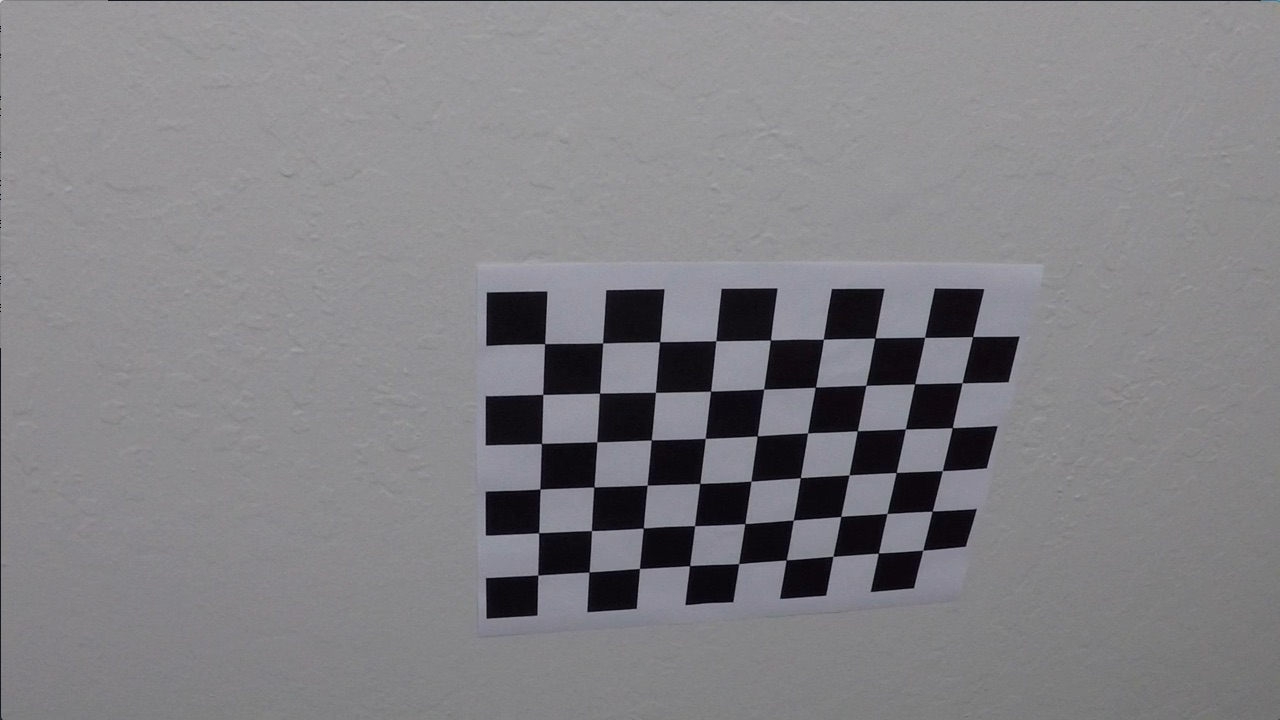
#> input picture camera_cal/calibration10.jpg, 1280 x 720 px; its folder holds only this picture in this run
$ jupyter execute --allow-errors 'Advance Lane Detection.ipynb'   (shell and % lines are left out)   (older library calls are emulated)
#> lines starting #> are read from the running program, lines starting #| are printed output that depends on the picture; after the words box and inside, x2 and y2 are one past the last pixel; in counts of white or black regions, pixels touching at a corner belong together
# Advance Lane Detection

# Step1 : Camera Calibration

[cell 1]
import numpy as np
import cv2
import glob
import matplotlib.pyplot as plt
import pickle
#%matplotlib qt

##### Define Placeholder(s) & Load Calibration Images

[cell 2]
# Prepare object points required for calibration, like (0,0,0), (1,0,0), (2,0,0) ....,(6,5,0)
# Samples Size: 9x6
objp = np.zeros((6*9,3), np.float32)
objp[:,:2] = np.mgrid[0:9, 0:6].T.reshape(-1,2)

#Print Object Point
print ("Object Points As Follows",objp)

# Arrays to store object points and image points from all the images.
objpoints = [] # 3d points in real world space
imgpoints = [] # 2d points in image plane.

# Make a list of calibration images
images = glob.glob('camera_cal/calib*.jpg')

##### Step through the images and search for chessboard corners.

[cell 3]
# Step through the list and search for chessboard corners
i=0
plt.figure(figsize=(12,12))
for idx, fname in enumerate(images):
    img = cv2.imread(fname)
#> img is the input picture: shape (720, 1280, 3); mean B, G, R 133.1, 129.4, 130.2
    gray = cv2.cvtColor(img, cv2.COLOR_BGR2GRAY) #BGR2GRAY as imread is opencv and not matplot

    # Find the chessboard corners
    ret, corners = cv2.findChessboardCorners(gray, (9,6), None)
#> ret = True; corners = 54 rows, first 8: [545.3, 343.1], [602.7, 342.8], [660.1, 341.3], [715.8, 340.7], [770.6, 340], [823.5, 339.2], [874.3, 338.5], [925.1, 337.4]

    # If found, add object points, image points
    if ret == True:
        objpoints.append(objp)
        imgpoints.append(corners)
        # Draw and display the corners
        i+=1
        img = cv2.drawChessboardCorners(img, (9,6), corners, ret)
        plt.subplot(5, 6, i)
        plt.axis('off')
        plt.imshow(img)


## Sample Code for seperate modal windows
#cv2.imshow('img', img)
#cv2.waitKey(500)
#cv2.destroyAllWindows()

# Step 2 - Write Helper Functions
##### Calibration,Undistort, Gradient (Sobel, Magnitude, Directional, S Channel), Perspective Change(Warp), Lane Finding, Polynomail Fit & Visualizations

[cell 4]
# CALIBRATE GENERTE CAMERA SETTINGS, PERSIST THEM TO HELP UNDISTORT IMAGES
def calibrate():
    print ("********* CALIBRATION STARTING ...")
    # Retrieve Image Size to be used for deriving coefficients
    img = cv2.imread('camera_cal/calibration1.jpg')
    img_size = (img.shape[1], img.shape[0])

    # Do camera calibration given object points and image points & retrieve coefficients
    ret, mtx, dist, rvecs, tvecs = cv2.calibrateCamera(objpoints, imgpoints, img_size, None,None)

    # Save the camera calibration result for later use (we won't worry about rvecs / tvecs)
    dist_pickle = {}
    dist_pickle["mtx"] = mtx
    dist_pickle["dist"] = dist
    pickle.dump(dist_pickle, open("camera_cal/calibration_results/calibration_dist.p", "wb" ))

    #Test Calibration on one sample image
    print ("Testing One Sample Image ensuring it is working fine... ")
    udt = cv2.undistort(img, mtx, dist, None, mtx)
    f, (ax1, ax2) = plt.subplots(1, 2, figsize=(20,10))
    ax1.imshow(img, cmap="gray")
    ax1.set_title('Original Image', fontsize=30)
    ax2.imshow(udt)
    ax2.set_title('Undistorted Image', fontsize=30)
    plt.subplots_adjust(left=0., right=1, top=0.9, bottom=0.)

    print ("********* CALIBRATION COMPLETED AND COEFFICIENTS STORED **********")

# UNDISTORT MULTIPLE IMAGES GIVEN SOURCE AND DESTINATION LOCATIONS TO READ AND WRITE FROM
# [16 lines left out: function undistortAll, not called in this run]

# UNDISTORT ONE IMAGE AT A TIME, RECEIVES INPUT AS IMAGE AND RETURN UNDISTORTED IMAGE
def undistort(image):
        cam_meta = pickle.load(open("camera_cal/calibration_results/calibration_dist.p", "rb"))
        mtx, dist = cam_meta['mtx'], cam_meta['dist']
        undst = cv2.undistort(image, mtx, dist, None, mtx)
        return undst

# APPLY SOBEL GRADIENT AND THERSHOLD: INPUT - IMAGE, ORIENTATION, KERNEL SIZE, THRESHOLD, OUTPUT - OPTIMIZED IMAGE
def abs_sobel_thresh(image_gray, orient='x', sobel_kernel=3, thresh=(0, 255)):
    # Calculate directional gradient
    if orient == 'x':
        sobel=cv2.Sobel(image_gray, cv2.CV_64F, 1, 0, ksize=sobel_kernel)
    if orient == 'y':
        sobel=cv2.Sobel(image_gray, cv2.CV_64F, 0, 1, ksize=sobel_kernel)

    #Absolute of Sobel
    abs_sobel= np.absolute(sobel)

    #Rescale back to 8 bit integer
    scaled_sobel = np.uint8(255*abs_sobel/np.max(abs_sobel))

    # Create placeholder
    grad_binary = np.zeros_like(scaled_sobel)

    # Apply threshold
    grad_binary[(scaled_sobel >= thresh[0]) & (scaled_sobel <= thresh[1])] = 1

    return grad_binary

# APPLY GRADIENT MAGNITUDE TO SOBEL GRADIENT AND THERSHOLD: INPUT - IMAGE, KERNEL SIZE, THRESHOLD
# OUTPUT - OPTIMIZED IMAGE
def mag_thresh(image, sobel_kernel=3, thresh=(0, 255)):
    # Calculate directional gradient
    sobelx=cv2.Sobel(image, cv2.CV_64F, 1, 0, ksize=sobel_kernel)
    sobely=cv2.Sobel(image, cv2.CV_64F, 0, 1, ksize=sobel_kernel)

    #Magnitude of Gradient
    gradmag= np.sqrt(sobelx**2 + sobely**2)

    #Rescale back to 8 bit integer
    scaled_factor = np.max(gradmag)/255
    gradmag = (gradmag/scaled_factor).astype(np.uint8)

    # Create placeholder
    mag_binary = np.zeros_like(gradmag)

    # Apply threshold
    mag_binary[(gradmag >= thresh[0]) & (gradmag <= thresh[1])] = 1

    return mag_binary

# APPLY DIRECTIONAL GRADIENT TO SOBEL GRADIENT AND THERSHOLD: INPUT - IMAGE, KERNEL SIZE, THRESHOLD
# OUTPUT - OPTIMIZED IMAGE
def dir_threshold(image, sobel_kernel=3, thresh=(0, np.pi/2)):
    # Calculate directional gradient
    sobelx=cv2.Sobel(image, cv2.CV_64F, 1, 0, ksize=sobel_kernel)
    sobely=cv2.Sobel(image, cv2.CV_64F, 0, 1, ksize=sobel_kernel)

    #Absolute of Gradient
    absgraddir= np.arctan2(np.absolute(sobely), np.absolute(sobelx))

    #Rescale back to 8 bit integer
    scaled_factor = np.max(absgraddir)/255
    scaled_absgraddir = (absgraddir/scaled_factor).astype(np.uint8)

    # Create placeholder
    dir_binary = np.zeros_like(scaled_absgraddir)

    # Apply threshold
    dir_binary[(scaled_absgraddir >= thresh[0]) & (scaled_absgraddir <= thresh[1])] = 1

    return dir_binary

# APPLY PERSPECTIVE ADJUSTMENT: INPUT - IMAGE, SOURCE COORDINATES, DESTINATION COORDINATES
# OUTPUT - INVERSE COEFFICENTS & OPTIMIZED IMAGE
def warp (image, src, dst):
        M = cv2.getPerspectiveTransform(src, dst)
        # e) use cv2.warpPerspective() to warp your image to a top-down view
        Minv = cv2.getPerspectiveTransform(dst, src)
        warped_img = cv2.warpPerspective(image, M, (image.shape[1], image.shape[0]), flags=cv2.INTER_LINEAR)
        return Minv, warped_img

# APPLY COLOR GRADIENT TO S CHANNEL AND THERSHOLD: INPUT - IMAGE, THRESHOLD
# OUTPUT - OPTIMIZED IMAGE
def color_threshold(img, thresh):
    # 1) Convert to HLS color space
    hls_img = cv2.cvtColor(img, cv2.COLOR_RGB2HLS)
    # 2) Apply a threshold to the S channel
    s_channel = hls_img[:,:,2]
    binary_output = np.zeros_like(s_channel)
    binary_output[(s_channel > thresh[0]) & (s_channel <= thresh[1])] = 1
    return binary_output

# FIND LANE LEFT(X.Y) AND RIGHT(X,Y) COORDINATES - INPUT: WARPED & GRADIENT OPTIMIZED IMAGE
# OUTPUT: LEFT(X.Y) AND RIGHT(X,Y)
def lane_finding(binary_warped):
    # Take a histogram of the bottom half of the image
    histogram = np.sum(binary_warped[binary_warped.shape[0]/2:,:], axis=0)
    # Create an output image to draw on and  visualize the result
    out_img = np.dstack((binary_warped, binary_warped, binary_warped))*255
    # Find the peak of the left and right halves of the histogram
    # These will be the starting point for the left and right lines
    midpoint = np.int(histogram.shape[0]/2)
    leftx_base = np.argmax(histogram[:midpoint])
    rightx_base = np.argmax(histogram[midpoint:]) + midpoint

    # Choose the number of sliding windows
    nwindows = 15
    # Set height of windows
    window_height = np.int(binary_warped.shape[0]/nwindows)
    # Identify the x and y positions of all nonzero pixels in the image
    nonzero = binary_warped.nonzero()
    nonzeroy = np.array(nonzero[0])
    nonzerox = np.array(nonzero[1])
    # Current positions to be updated for each window
    leftx_current = leftx_base
    rightx_current = rightx_base
    # Set the width of the windows +/- margin
    margin = 50
    # Set minimum number of pixels found to recenter window
    minpix = 50
    # Create empty lists to receive left and right lane pixel indices
    left_lane_inds = []
    right_lane_inds = []

    # Step through the windows one by one
    for window in range(nwindows):
        # Identify window boundaries in x and y (and right and left)
        win_y_low = binary_warped.shape[0] - (window+1)*window_height
        win_y_high = binary_warped.shape[0] - window*window_height
        win_xleft_low = leftx_current - margin
        win_xleft_high = leftx_current + margin
        win_xright_low = rightx_current - margin
        win_xright_high = rightx_current + margin
        # Draw the windows on the visualization image
        cv2.rectangle(out_img,(win_xleft_low,win_y_low),(win_xleft_high,win_y_high),(0,255,0), 2)
        cv2.rectangle(out_img,(win_xright_low,win_y_low),(win_xright_high,win_y_high),(0,255,0), 2)
        # Identify the nonzero pixels in x and y within the window
        good_left_inds = ((nonzeroy >= win_y_low) & (nonzeroy < win_y_high) & (nonzerox >= win_xleft_low) & (nonzerox < win_xleft_high)).nonzero()[0]
        good_right_inds = ((nonzeroy >= win_y_low) & (nonzeroy < win_y_high) & (nonzerox >= win_xright_low) & (nonzerox < win_xright_high)).nonzero()[0]
        # Append these indices to the lists
        left_lane_inds.append(good_left_inds)
        right_lane_inds.append(good_right_inds)
        # If you found > minpix pixels, recenter next window on their mean position
        if len(good_left_inds) > minpix:
            leftx_current = np.int(np.mean(nonzerox[good_left_inds]))
        if len(good_right_inds) > minpix:
            rightx_current = np.int(np.mean(nonzerox[good_right_inds]))

    # Concatenate the arrays of indices
    left_lane_inds = np.concatenate(left_lane_inds)
    right_lane_inds = np.concatenate(right_lane_inds)

    # Extract left and right line pixel positions
    leftx = nonzerox[left_lane_inds]
    lefty = nonzeroy[left_lane_inds]
    rightx = nonzerox[right_lane_inds]
    righty = nonzeroy[right_lane_inds]

    return leftx, lefty, rightx, righty

# HELPER FUNCTION TO APPLY POLYFIT, INPUT: WARPED IMAGE, LEFT(X,Y), RIGHT(X,Y)
# OUTPUT: PLOT AREA, LEFT BLENDED AND RIGHT BLENDED
# [95 lines left out: functions poly_fit, curvature, offset, visualization, not called in this run]

# STEP 3 - DEFINE PIPELINE

1. APPLY GRADIENT THRESHOLD USING SOBEL, MAGNITUDE, DIRECTIONAL  -- [ COMBINE ALL ]
2. APPLY COLOR SPACE TO S CHANNEL, COMBINE GRADIENT AND COLOR CHANNEL OUTPUT
3. PERSPECTIVE TRANSFORM
4. LANE DETECTION
5. POLYFIT LANE LINES & LANE PLOT AREA
6. FIND CURVATURES
7. VISUALIZE RESULTS OVER ORIGINAL IMAGE

[cell 5]
#DEFINE PIPLEINE AS ARTICULATED ABOVE

def pipeline(image):

    #Call Un-Distort if requested
    image = undistort(image)

    #Generate Grasyscale of Images
    image_gray = cv2.cvtColor(image, cv2.COLOR_BGR2GRAY)
    #plt.imshow(image_gray, cmap='gray')

    #Sabel Derivative Gradient on X Orientation
    gradx = abs_sobel_thresh(image_gray, orient='x', sobel_kernel=11, thresh=(30, 150))
    #plt.imshow(gradx, cmap='gray')

    #Sabel Derivative Gradient on Y Orientation
    grady = abs_sobel_thresh(image_gray, orient='y', sobel_kernel=11, thresh=(30, 200))
    #plt.imshow(grady, cmap='gray')

    #Magnitude of Gradient
    gradmag = mag_thresh(image_gray, sobel_kernel=11, thresh=(30, 150))
    #plt.imshow(gradmag, cmap='gray')

    #Direction of Gradient
    graddir = dir_threshold(image_gray, sobel_kernel=21, thresh=(100, 180))
    #plt.imshow(graddir, cmap='gray')

    #Combine Various Gradient(s)
    combined_gradient = np.zeros_like(graddir)
    combined_gradient[((gradx == 1) & (grady == 1)) | ((gradmag == 1) & (graddir == 1))] = 1
    #plt.imshow(combined_gradient, cmap='gray')

    #Color Gradient for S Channel
    grad_s = color_threshold(image, thresh=(80, 255))

    #Combine Gradient Binary with Color Binary
    combined = np.zeros_like(grad_s)
    combined[(grad_s == 1) | (combined_gradient == 1)] = 1
    #plt.imshow(combined, cmap='gray')

    #Apply Perspectice Transform (DON'T HARDCODE VALUES, APPARENTLY IT FAIL BADLY)
    img_size = (image.shape[1], image.shape[0])
    src = np.float32([[(img_size[0] / 2) - 55, img_size[1] / 2 + 100],
    [((img_size[0] / 6) - 10), img_size[1]],
    [(img_size[0] * 5 / 6) + 60, img_size[1]],
    [(img_size[0] / 2 + 55), img_size[1] / 2 + 100]])

    dst = np.float32([[(img_size[0] / 4), 0],
    [(img_size[0] / 4), img_size[1]],
    [(img_size[0] * 3 / 4), img_size[1]],
    [(img_size[0] * 3 / 4), 0]])
    Minv, warp_img = warp(combined, src, dst)

    #plt.imshow(combined, cmap='gray')

    #Lane Finding (Return Coordinates Found)
    leftx, lefty, rightx, righty = lane_finding(warp_img)

    #Ployfit Based on the coordinates from the Lane Finding Routine
    ploty, left_fitx, right_fitx = poly_fit(warp_img, leftx, lefty, rightx, righty)

    #Find Curves based on the polyfit & lane finding routines
    left_curverad, right_curverad = curvature(ploty, leftx, lefty, rightx, righty)

    #Visualize Lane Lines, Plot Area and Informational Text
    image_with_overlay = visualization(warp_img, ploty, left_fitx, right_fitx, Minv, image, left_curverad, right_curverad)

    return image_with_overlay

### As a good programmer, let's some basic tests before running all samples...

#> (a cell that did not finish here is left out)

[cell 7]
# Test rest of the helper functions with their outputs
import matplotlib.image as mpimg

print("***** As a good programmer, let's some basic tests before running all samples... *****")
print()

# Retrieve Test Image
image = mpimg.imread('test_images/test3.jpg')
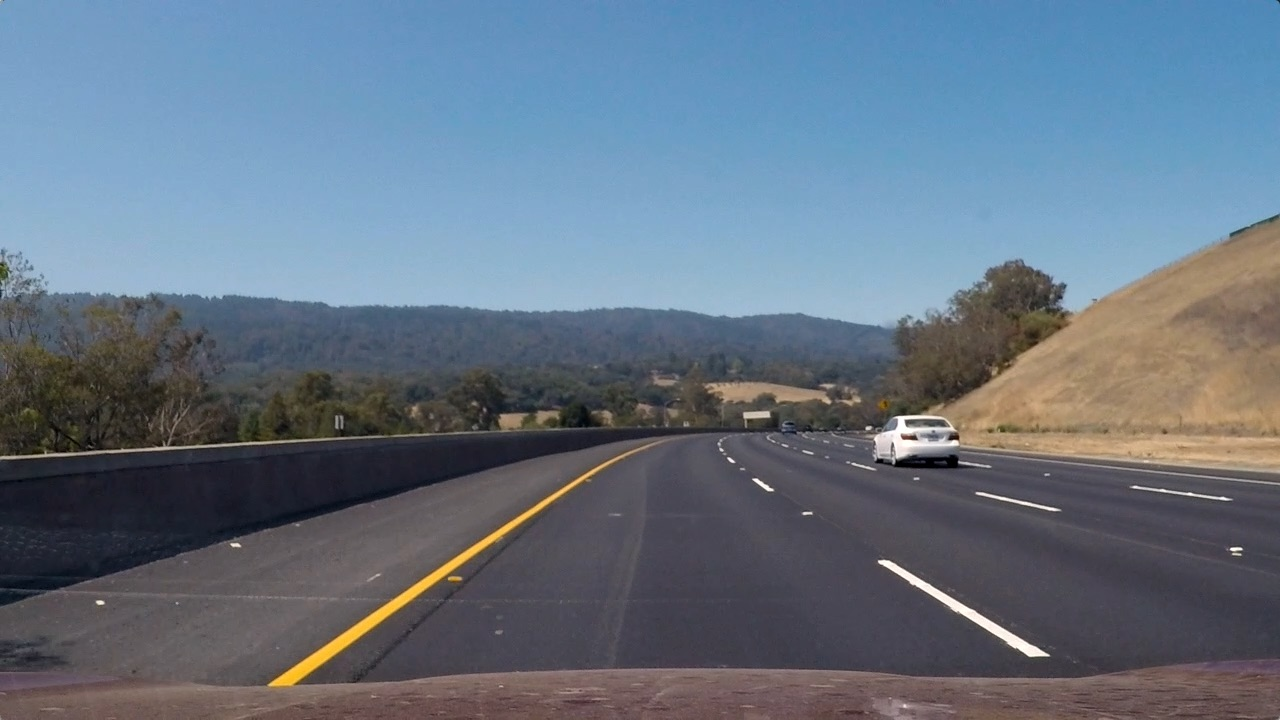
#> input picture test_images/test3.jpg, 1280 x 720 px
#> image is the input picture: shape (720, 1280, 3); mean R, G, B 101.1, 115.3, 130.7

f, axes = plt.subplots(4, 4, figsize=(20,10))

axes[0,0].imshow(image)
axes[0,0].set_title('Original Image', fontsize=15)
axes[0,0].axis('off')

#Generate Grasyscale of Images
image_gray = cv2.cvtColor(image, cv2.COLOR_BGR2GRAY)
axes[0,1].imshow(image_gray, cmap='gray')
axes[0,1].set_title('Graycsale Image', fontsize=15)
axes[0,1].axis('off')

#Generate Grasyscale of Images
image_gray = cv2.cvtColor(image, cv2.COLOR_BGR2GRAY)
axes[0,1].imshow(image_gray, cmap='gray')
axes[0,1].set_title('Graycsale Image', fontsize=15)
axes[0,1].axis('off')

#Sobel Derivative Gradient on X Orientation
gradx = abs_sobel_thresh(image_gray, orient='x', sobel_kernel=11, thresh=(30, 150))
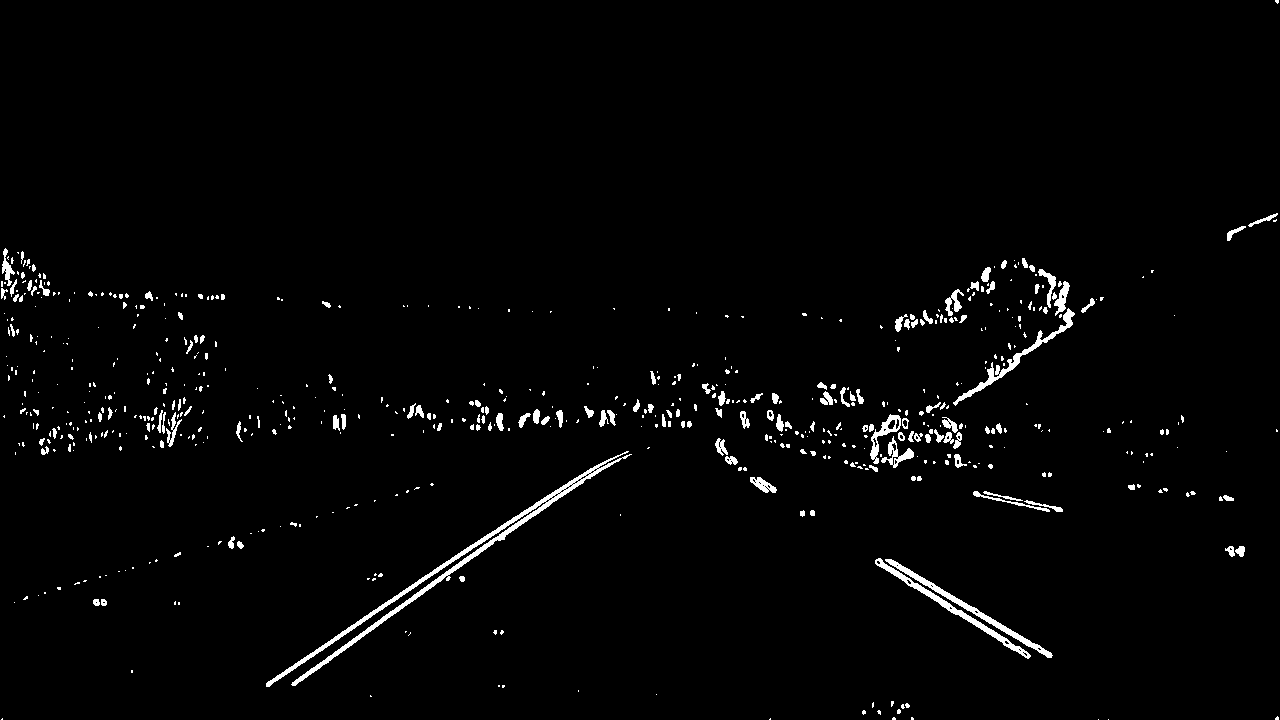
#> gradx: shape (720, 1280); values 0 (black) and 1 (white), 2% white; 632 white regions (474 under 20 px), largest, box (x1, y1, x2, y2) and area: (266, 451, 632, 687) 3495, (885, 559, 1053, 658) 1054, (875, 558, 1031, 659) 1022
axes[0,2].imshow(gradx, cmap='gray')
axes[0,2].set_title('Sobel Gradient X ', fontsize=15)
axes[0,2].axis('off')

#Sobel Derivative Gradient on Y Orientation
grady = abs_sobel_thresh(image_gray, orient='y', sobel_kernel=11, thresh=(30, 200))
axes[0,3].imshow(grady, cmap='gray')
axes[0,3].set_title('Sobel Gradient Y ', fontsize=15)
axes[0,3].axis('off')

#Magnitude of Gradient
gradmag = mag_thresh(image_gray, sobel_kernel=11, thresh=(30, 150))
#> in mag_thresh, `scaled_factor = np.max(gradmag)/255`: scaled_factor = 106063.4
axes[1,0].imshow(gradmag, cmap='gray')
axes[1,0].set_title('Gradient Magnitude', fontsize=15)
axes[1,0].axis('off')

#Direction of Gradient
graddir = dir_threshold(image_gray, sobel_kernel=21, thresh=(100, 180))
#> in dir_threshold, `scaled_factor = np.max(absgraddir)/255`: scaled_factor = 0.00616
axes[1,1].imshow(graddir, cmap='gray')
axes[1,1].set_title('Directional Gradient', fontsize=15)
axes[1,1].axis('off')

#Combine Various Gradient(s)
combined_gradient = np.zeros_like(graddir)
combined_gradient[((gradx == 1) & (grady == 1)) | ((gradmag == 1) & (graddir == 1))] = 1
axes[1,2].imshow(combined_gradient, cmap='gray')
axes[1,2].set_title('Combo Gradient Sob,Mag,Dir', fontsize=15)
axes[1,2].axis('off')

#Color Gradient for S Channel
grad_s = color_threshold(image, thresh=(80, 255))
axes[1,3].imshow(grad_s, cmap='gray')
axes[1,3].set_title('Gradient Color S Channel', fontsize=15)
axes[1,3].axis('off')

#Combine Gradient Binary with Color Binary
combined = np.zeros_like(grad_s)
combined[(grad_s == 1) | (combined_gradient == 1)] = 1
axes[2,0].imshow(combined, cmap='gray')
axes[2,0].set_title('Combo Gradient Sob,Mag,Dir,Col', fontsize=15)
axes[2,0].axis('off')

#Apply Perspectice Transform (DON'T HARDCODE VALUES, APPARENTLY IT FAIL BADLY)
img_size = (image.shape[1], image.shape[0])
src = np.float32([[(img_size[0] / 2) - 55, img_size[1] / 2 + 100],
[((img_size[0] / 6) - 10), img_size[1]],
[(img_size[0] * 5 / 6) + 60, img_size[1]],
[(img_size[0] / 2 + 55), img_size[1] / 2 + 100]])

dst = np.float32([[(img_size[0] / 4), 0],
[(img_size[0] / 4), img_size[1]],
[(img_size[0] * 3 / 4), img_size[1]],
[(img_size[0] * 3 / 4), 0]])

Minv, warp_img = warp(combined, src, dst)
#> in warp, `warped_img = cv2.warpPerspective(image, M, (image.shape[1], image.shap..`:
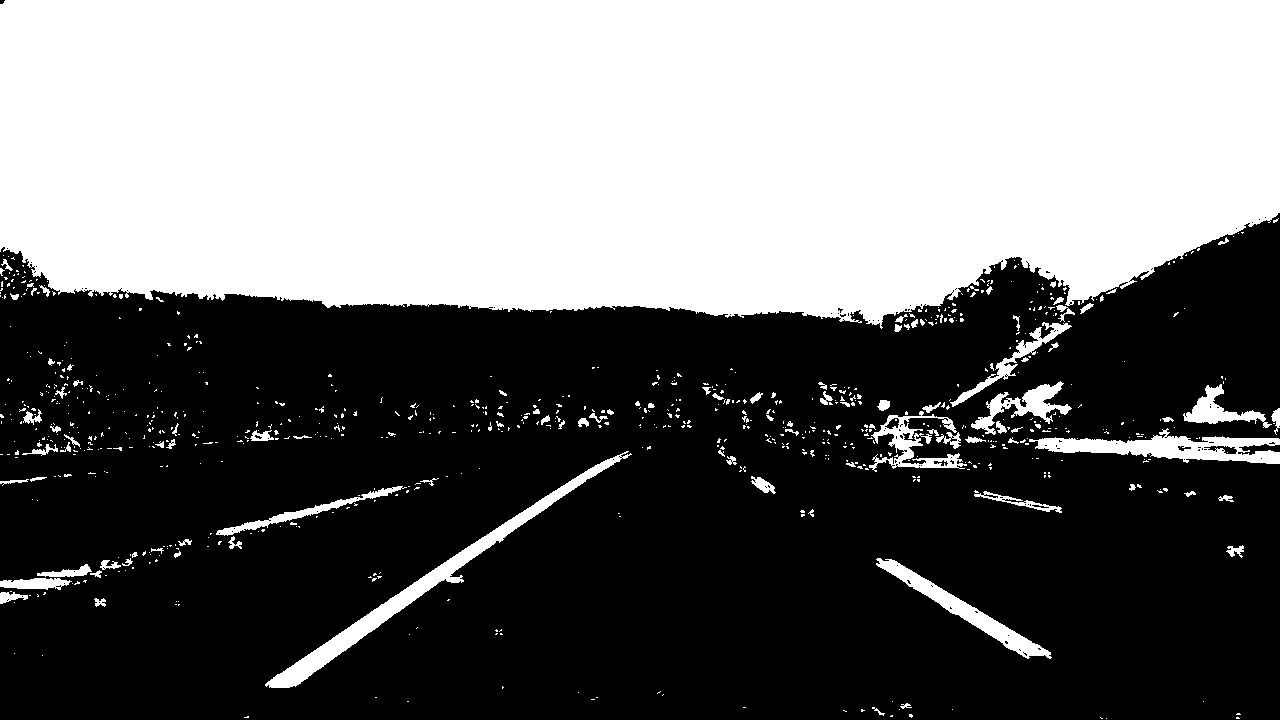
#> image: shape (720, 1280); values 0 (black) and 1 (white), 43.9% white; 803 white regions (701 under 20 px), largest, box (x1, y1, x2, y2) and area: (0, 0, 1280, 329) 375665, (265, 451, 632, 688) 5782, (1029, 428, 1280, 464) 4049

axes[2,1].imshow(warp_img, cmap='gray')
axes[2,1].set_title('Warped/Perspective Transform', fontsize=15)
axes[2,1].axis('off')

#Lane Finding (Return Coordinates Found)
#> (the rest of this cell did not finish here and is left out)
